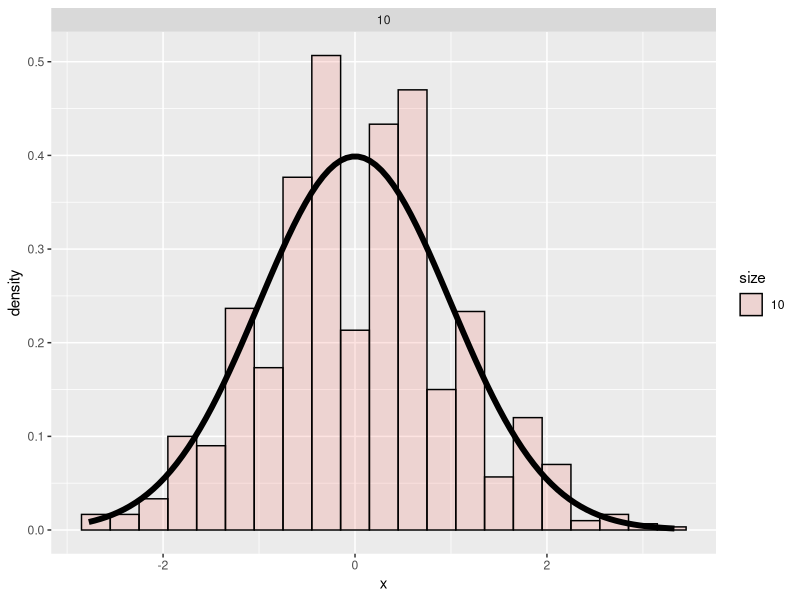
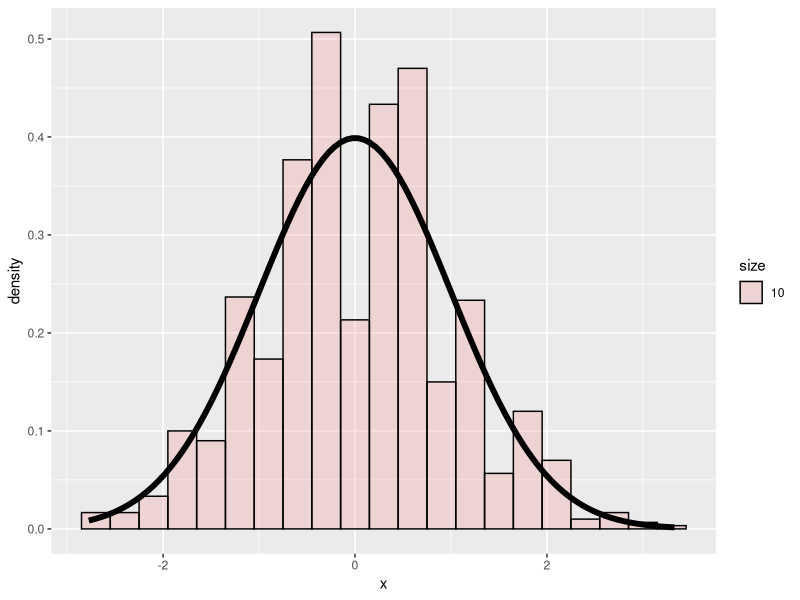

The R script that drew these images, in order:
library(ggplot2)
nosim <- 1000
cfunc <- function(x, n) sqrt(n) * (mean(x) - 3.5) / 1.71
dat <- data.frame(
    x = c(apply(matrix(sample(1 : 6, nosim * 10, replace = TRUE), 
                       nosim), 1, cfunc, 10)
    ),
    size = factor(rep(c(10), rep(nosim, 1))))
g <- ggplot(dat, aes(x = x, fill = size)) + geom_histogram(alpha = .20, binwidth=.3, colour = "black", aes(y = ..density..)) 
g <- g + stat_function(fun = dnorm, size = 2)
g + facet_grid(. ~ size)
print(g)